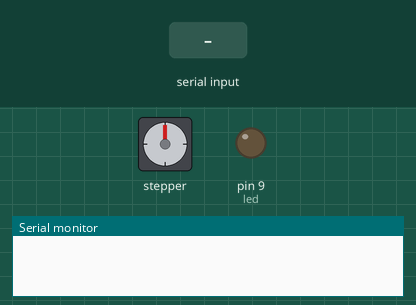
Recording of a sketch running on a simulated Arduino Uno, built with avr-gcc and run on an emulated ATmega328P. On the bench: stepper motor, output pins drawn as LEDs (lit = HIGH), the last lines printed to the serial monitor. Inputs (shaded band) come from the test bench. Stepper angles assume 200 steps per turn.

Above: at 1.2 s.
1.3 s: "y" received over Serial
At 2.6 s:
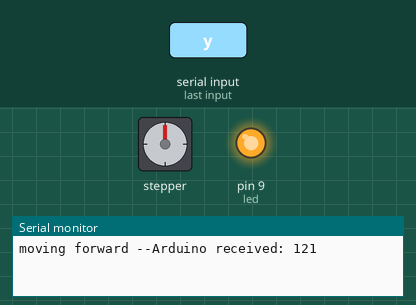
2.9 s: "1" received over Serial
At 3.8 s:
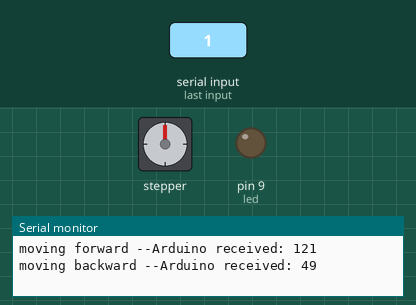
Timing chart, 0 to 5.9 s (numbered marks = the images above; inputs shaded):
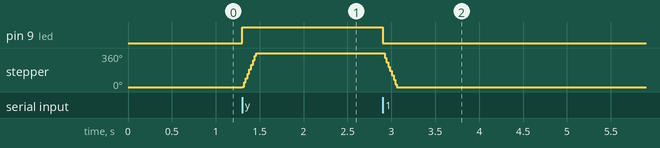

Measured:
- after the input at 1.3 s, pin 9 (led): LOW → HIGH at once; stepper: turns 360° clockwise in 0.16 s, starting at once
- after the input at 2.9 s, pin 9 (led): HIGH → LOW at once; stepper: turns 360° counter-clockwise in 0.16 s, starting at once

The sketch:

stepper.ino
```cpp
#include <Wire.h>
#include <Adafruit_MotorShield.h>
#include "utility/Adafruit_PWMServoDriver.h"

int led = 9; // LED connected to digital pin 13
int rec = 0; // byte received on the serial port

// Create the motor shield object with the default I2C address
Adafruit_MotorShield AFMS = Adafruit_MotorShield();
// Or, create it with a different I2C address (say for stacking)
// Adafruit_MotorShield AFMS = Adafruit_MotorShield(0x61);

// Connect a stepper motor with 200 steps per revolution (1.8 degree)
// to motor port #2 (M3 and M4)
Adafruit_StepperMotor *myMotor = AFMS.getStepper(200, 2);

void setup() {
  // initialize onboard LED (led), Powertail (pts) and serial port
  pinMode(led, OUTPUT);

  AFMS.begin();  // create with the default frequency 1.6KHz
  //AFMS.begin(1000);  // OR with a different frequency, say 1KHz

  myMotor->setSpeed(500);  // 10 rpm
    // set the speed at 60 rpm:
  // initialize the serial port:
  Serial.begin(9600);

}

void loop()
{
  // if serial port is available, read incoming bytes
  if (Serial.available() > 0) {
    rec = Serial.read();

    // if 'y' (decimal 121) is received, turn LED on
    // anything other than 121 is received, turn LED off
    if (rec == 121){
    digitalWrite(led, HIGH);
    myMotor->step(200, FORWARD, DOUBLE);
   Serial.print("moving forward ");
    }
    else
    {
     digitalWrite(led, LOW);
     myMotor->step(200, BACKWARD, DOUBLE);
      Serial.print("moving backward ");
     }
      // step one revolution  in one direction:

/*
   Serial.println("Single coil steps");
  myMotor->step(100, FORWARD, SINGLE);
  myMotor->step(100, BACKWARD, SINGLE);

  Serial.println("Double coil steps");
  myMotor->step(100, FORWARD, DOUBLE);
  myMotor->step(100, BACKWARD, DOUBLE);

  Serial.println("Interleave coil steps");
  myMotor->step(100, FORWARD, INTERLEAVE);
  myMotor->step(100, BACKWARD, INTERLEAVE);

  Serial.println("Microstep steps");
  myMotor->step(50, FORWARD, MICROSTEP);
  myMotor->step(50, BACKWARD, MICROSTEP);
*/


    // confirm values received in serial monitor window
    Serial.print("--Arduino received: ");
    Serial.println(rec);
  }
}
```
